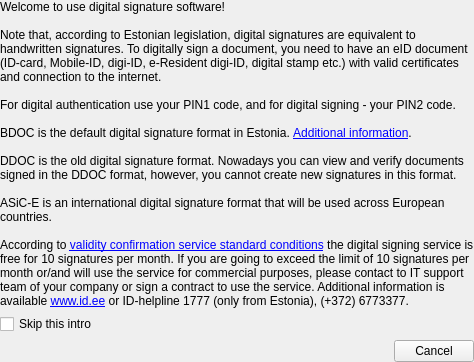
        <widget class="QWidget" name="intro">
         <layout class="QVBoxLayout" name="introLayout">
          <property name="leftMargin">
           <number>0</number>
          </property>
          <property name="topMargin">
           <number>0</number>
          </property>
          <property name="rightMargin">
           <number>0</number>
          </property>
          <property name="bottomMargin">
           <number>0</number>
          </property>
          <item>
           <widget class="QLabel" name="introContent">
            <property name="text">
             <string>Welcome to use digital signature software!&lt;br /&gt;&lt;br /&gt;
Note that, according to Estonian legislation, digital signatures are equivalent to handwritten signatures. To digitally sign a document, you need to have an eID document (ID-card, Mobile-ID, digi-ID, e-Resident digi-ID, digital stamp etc.) with valid certificates and connection to the internet.&lt;br /&gt;&lt;br /&gt;
For digital authentication use your PIN1 code, and for digital signing - your PIN2 code.&lt;br /&gt;&lt;br /&gt;
BDOC is the default digital signature format in Estonia. &lt;a href=&quot;https://www.ria.ee/en/bdoc-en.html&quot;&gt;Additional information&lt;/a&gt;.&lt;br /&gt;&lt;br /&gt;
DDOC is the old digital signature format. Nowadays you can view and verify documents signed in the DDOC format, however, you cannot create new signatures in this format.&lt;br /&gt;&lt;br /&gt;
ASiC-E is an international digital signature format that will be used across European countries.&lt;br /&gt;&lt;br /&gt;
According to &lt;a href=&quot;http://sk.ee/en/services/validity-confirmation-services&quot;&gt;validity confirmation service standard conditions&lt;/a&gt; the digital signing service is free for 10 signatures per month. If you are going to exceed the limit of 10 signatures per month or/and will use the service for commercial purposes, please contact to IT support team of your company or sign a contract to use the service. Additional information is available &lt;a href=&quot;http://www.id.ee/?lang=en&quot;&gt;www.id.ee&lt;/a&gt; or ID-helpline 1777 (only from Estonia), (+372) 6773377.</string>
            </property>
            <property name="alignment">
             <set>Qt::AlignLeading|Qt::AlignLeft|Qt::AlignTop</set>
            </property>
            <property name="wordWrap">
             <bool>true</bool>
            </property>
            <property name="openExternalLinks">
             <bool>true</bool>
            </property>
           </widget>
          </item>
          <item>
           <widget class="QCheckBox" name="introCheck">
            <property name="text">
             <string>Skip this intro</string>
            </property>
           </widget>
          </item>
          <item>
           <widget class="QDialogButtonBox" name="introButtons">
            <property name="standardButtons">
             <set>QDialogButtonBox::Cancel</set>
            </property>
           </widget>
          </item>
         </layout>
        </widget>
